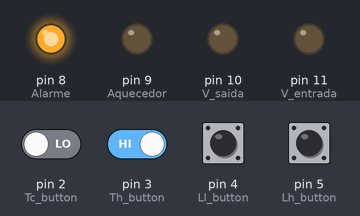
This sketch was run on a simulated Arduino Uno, built with avr-gcc and run on an emulated ATmega328P. On the bench: output pins drawn as LEDs (lit = HIGH). The inputs (shaded band) are chosen by the test bench; at power-on: pin 3 (Th_button), pin 5 (Lh_button) HIGH, pin 2 (Tc_button), pin 4 (Ll_button) LOW.

Above: at 1.2 s.
1.3 s: pin 5 (Lh_button) pulled LOW for 0.15 s
At 1.37 s:
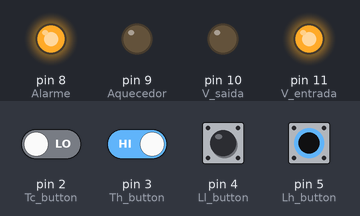
2.9 s: pin 2 (Tc_button) driven HIGH and pin 3 (Th_button) driven LOW
At 3.8 s:
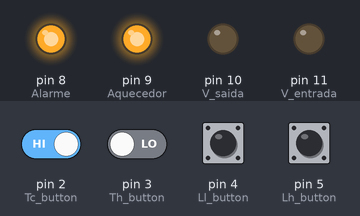
4.4 s: pin 4 (Ll_button) pulled HIGH for 0.15 s
At 4.47 s:
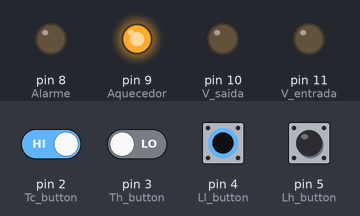
6.0 s: pin 5 (Lh_button) pulled LOW for 1 s
At 6.8 s:
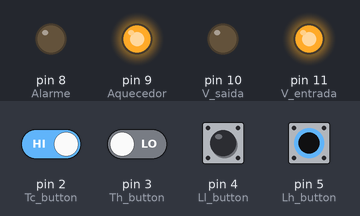
8.5 s: pin 2 (Tc_button) driven LOW
At 9.3 s:
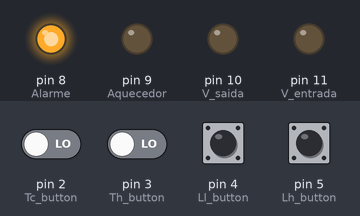
10.0 s: pin 4 (Ll_button) pulled HIGH for 1 s
At 10.4 s:
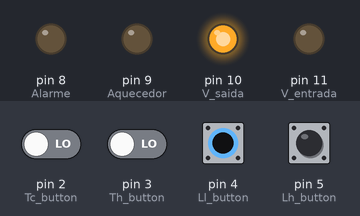
Timing chart, 0 to 13.0 s (numbered marks = the images above; inputs shaded):
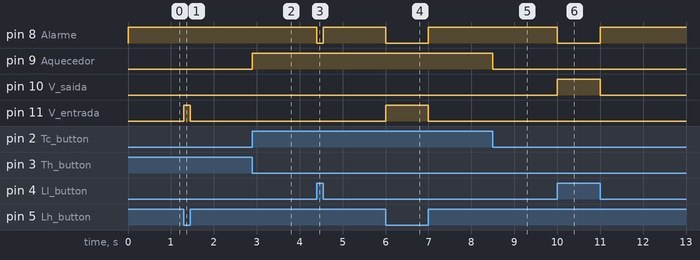

Measured:
- after the input at 1.3 s, pin 11 (V_entrada): LOW → HIGH at once, → LOW 0.15 s later
- after the input at 2.9 s, pin 9 (Aquecedor): LOW → HIGH at once
- after the input at 4.4 s, pin 8 (Alarme): HIGH → LOW at once, → HIGH 0.15 s later
- after the input at 6.0 s, pin 8 (Alarme): HIGH → LOW at once, → HIGH 1.0 s later; pin 11 (V_entrada): LOW → HIGH at once, → LOW 1.0 s later
- after the input at 8.5 s, pin 9 (Aquecedor): HIGH → LOW at once
- after the input at 10.0 s, pin 8 (Alarme): HIGH → LOW at once, → HIGH 1.0 s later; pin 10 (V_saida): LOW → HIGH at once, → LOW 1.0 s later

The sketch:

Avaliacao2JoaoEAugusto.ino
```cpp
//Augusto Z. Vitali e João Victor Benedet Machado - 1190

// Buttons
const int Lh_button = 5; // declarei os pinos do arduino correspondente aos led e botoes
const int Ll_button = 4;
const int Th_button = 3;
const int Tc_button = 2;
// Led
const int V_entrada = 11;
const int V_saida = 10;
const int Aquecedor = 9;
const int Alarme = 8;

void setup() { //declaramos o que é entrada e saida dos pinos
  pinMode(Lh_button, INPUT);
  pinMode(Ll_button, INPUT);
  pinMode(Th_button, INPUT);
  pinMode(Tc_button, INPUT);
  pinMode(V_entrada, OUTPUT);
  pinMode(V_saida, OUTPUT);
  pinMode(Aquecedor, OUTPUT);
  pinMode(Alarme, OUTPUT);
}

void loop() {
  bool Lh_sensor = digitalRead(Lh_button);  // A
  bool Ll_sensor = digitalRead(Ll_button);  // B
  bool Th_sensor = digitalRead(Th_button);  // C
  bool Tc_sensor = digitalRead(Tc_button);  // D
  // isso a cima tem a funcao de ler as atividades dos botoes

  // atraves da simplificação com o mapa de karnough, que é feito a partir da tabela verdade
  if (!Lh_sensor * !Tc_sensor + !Lh_sensor * !Th_sensor) { // A`.D` + A`.D`
    digitalWrite(V_entrada, HIGH);
  } else {
    digitalWrite(V_entrada, LOW);
  }
  if (Ll_sensor * !Th_sensor * !Tc_sensor) { // B.C`.D`
    digitalWrite(V_saida, HIGH);
  } else {
    digitalWrite(V_saida, LOW);
  }
  if (!Th_sensor * Tc_sensor) { // C`.D
    digitalWrite(Aquecedor, HIGH);
  } else {
    digitalWrite(Aquecedor, LOW);
  }
  if (!Lh_sensor*Th_sensor + Lh_sensor*Th_sensor + Lh_sensor*!Ll_sensor) { // A`.C + A.C + A.B`
    digitalWrite(Alarme, HIGH);
  } else { // caso operacao falsa, ele faz desliga o led, funciona em todos os outros else's
    digitalWrite(Alarme, LOW);
  }
}
```
